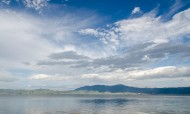
#> input picture class8&9/images/自然风光/天空/天空中的白云图片-0.jpg, 190 x 114 px; its folder holds only this picture in this run
$ python histogram_plot.py
#> lines starting #> are read from the running program, lines starting #| are printed output that depends on the picture
# -*- coding:UTF-8 -*-

from PIL import Image
import numpy as np
import matplotlib.pyplot as plt
import os

def file_name(file_dir):
#> called with file_dir = 'images/自然风光/天空'
    L = []
    for root, dirs, files in os.walk(file_dir):
        for file in files:
            if os.path.splitext(file)[1] == '.jpg':
                L.append(os.path.join(root, file))
        if dirs or (not L):
            for index in range(len(dirs)):
                file_name(os.path.join(root, dirs))
    return L

a = file_name('images/自然风光/天空')
for index in range(len(a)):
    plt.figure(index + 1)
    src = Image.open(a[index])
#> src is the input picture: PIL image 190x114 RGB; mean R, G, B 142.4, 162.2, 181.1
    r, g, b = src.split()
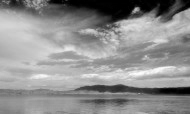
#> r: PIL image 190x114 L; min 0, max 255, mean 142.4
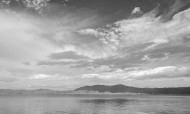
#> g: PIL image 190x114 L; min 51, max 254, mean 162.2
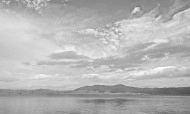
#> b: PIL image 190x114 L; min 77, max 253, mean 181.1
    ar = np.array(r).flatten()
    plt.hist(ar, bins = 256, density=1, facecolor='r')
    ag = np.array(g).flatten()
    plt.hist(ag, bins=256, density=1, facecolor='g')
    ab = np.array(b).flatten()
    plt.hist(ab, bins=256, density=1, facecolor='b')
    plt.show()
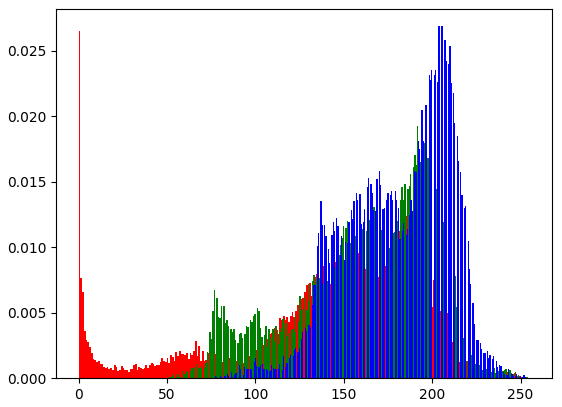
#> figure drawn by matplotlib, 1 panel; tallest bar 0.0265 high, from x = 0 to 0.996; tallest bar 0.0193 high, from x = 191.4 to 192.1
print()
# for i in range(len(a)):
#     src =

$ run again, on class8&9/images/自然风光/天空/天空中的白云图片-12.jpg
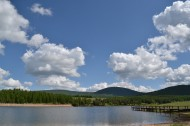
#> input picture class8&9/images/自然风光/天空/天空中的白云图片-12.jpg, 190 x 126 px
#> src is the input picture: PIL image 190x126 RGB; mean R, G, B 110.2, 127.2, 147.2
#> `r, g, b = src.split()`:
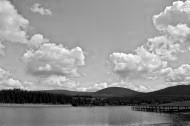
#> b: PIL image 190x126 L; min 0, max 255, mean 147.2
#> `plt.show()`:
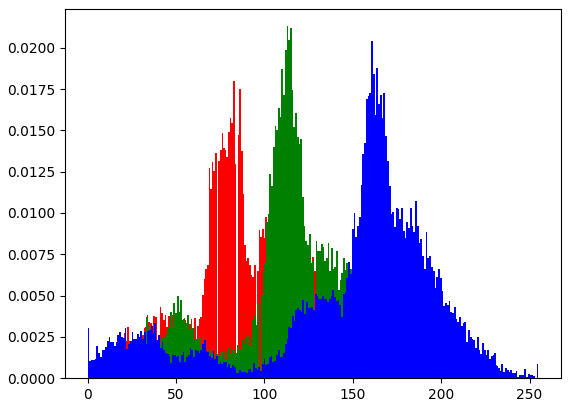
#> figure drawn by matplotlib, 1 panel; tallest bar 0.018 high, from x = 82.19 to 83.11; tallest bar 0.0213 high, from x = 112.5 to 113.5; tallest bar 0.0204 high, from x = 160.4 to 161.4

$ run again, on class8&9/images/自然风光/天空/天空中的白云图片-13.jpg
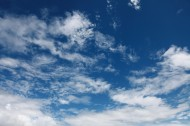
#> input picture class8&9/images/自然风光/天空/天空中的白云图片-13.jpg, 190 x 126 px
#> src is the input picture: PIL image 190x126 RGB; mean R, G, B 91.7, 123, 157.9
#> `r, g, b = src.split()`:
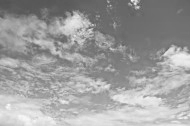
#> b: PIL image 190x126 L; min 82, max 249, mean 157.9
#> `plt.show()`:
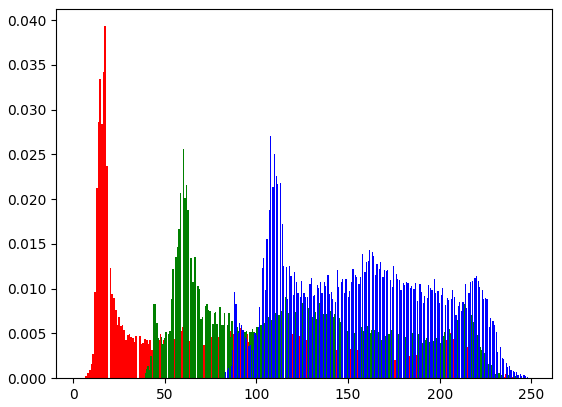
#> figure drawn by matplotlib, 1 panel; tallest bar 0.0393 high, from x = 17.12 to 18.06; tallest bar 0.0256 high, from x = 59.82 to 60.62; tallest bar 0.027 high, from x = 107.4 to 108.1

$ run again, on class8&9/images/自然风光/天空/天空中的白云图片-14.jpg
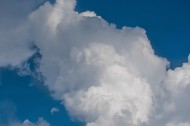
#> input picture class8&9/images/自然风光/天空/天空中的白云图片-14.jpg, 190 x 126 px
#> src is the input picture: PIL image 190x126 RGB; mean R, G, B 100, 126.4, 148
#> `r, g, b = src.split()`:
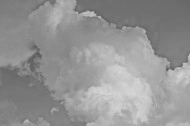
#> b: PIL image 190x126 L; min 90, max 214, mean 148
#> `plt.show()`:
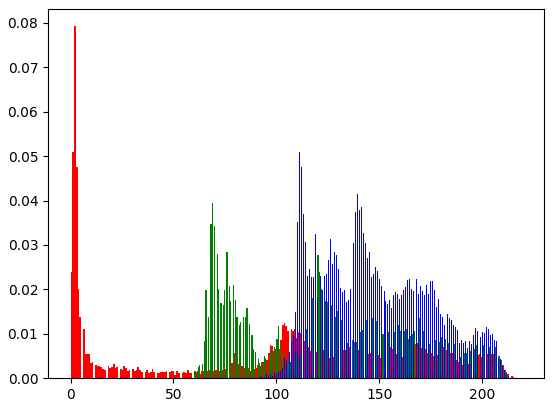
#> figure drawn by matplotlib, 1 panel; tallest bar 0.0792 high, from x = 1.71 to 2.57; tallest bar 0.0395 high, from x = 68.48 to 69.08; tallest bar 0.051 high, from x = 110.8 to 111.3
